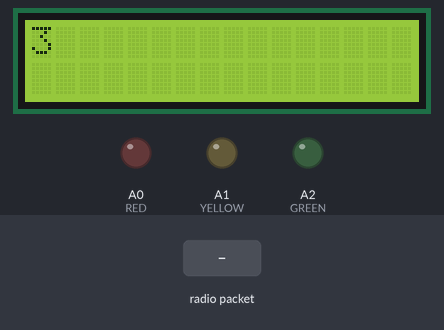
Bench run of a sketch on a simulated Arduino Uno, built with avr-gcc and run on an emulated ATmega328P. Shown: 16×2 character LCD, output pins drawn as LEDs (lit = HIGH). The inputs (shaded band) are chosen by the test bench. No radio packets arrive unless stated; pins used as bus, display or sensor lines are not drawn.

Above: at 1.1 s.
At 5.3 s:
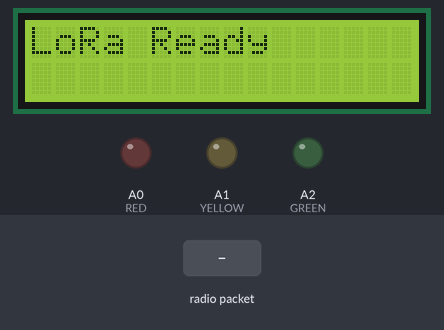
5.4 s: radio packet "1" arrives
At 6.8 s:
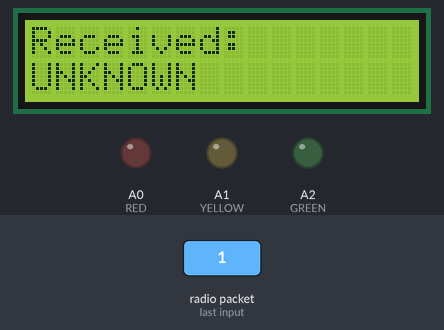
Timing chart, 0 to 8.4 s (numbered marks = the images above; inputs shaded):
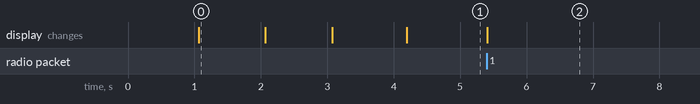

Measured:
- after the input at 5.4 s, the display: changes at once (image 2)
- what the display in image 0 shows lasts 1.0 s, from 1.1 s to 2.1 s

The sketch:

RFReceiveCommand.ino
```cpp
// Receive Command is the code for the Module attached to the car
// this will get recreated in the angel main code that will be written
#include <SPI.h>
#include <RH_RF95.h>
#include <LiquidCrystal.h>

//Set Analog Pins to output
#define RED A0
#define YELLOW A1
#define GREEN A2

// LoRa Pins
#define RFM95_CS 10
#define RFM95_RST 9
#define RFM95_INT 2
#define RF95_FREQ 915.0

// LCD Pins: RS, E, D4, D5, D6, D7
LiquidCrystal lcd(7, 6, 5, 4, 3, 8);

RH_RF95 rf95(RFM95_CS, RFM95_INT);

void setup()
{
  // Analog Pin Setup
  pinMode(RED, OUTPUT);
  pinMode(YELLOW, OUTPUT);
  pinMode(GREEN, OUTPUT);

  // LCD setup
  lcd.begin(16, 2);
  printSetup();

  // LoRa reset
  pinMode(RFM95_RST, OUTPUT);
  digitalWrite(RFM95_RST, HIGH);

  delay(100);

  digitalWrite(RFM95_RST, LOW);
  delay(10);
  digitalWrite(RFM95_RST, HIGH);
  delay(10);

  if (!rf95.init()) {
    lcd.clear();
    lcd.print("LoRa Failed");
    while (1);
  }

  if (!rf95.setFrequency(RF95_FREQ)) {
    lcd.clear();
    lcd.print("Freq Failed");
    while (1);
  }

  lcd.clear();
  lcd.print("LoRa Ready");
}

void loop()
{
  if (rf95.available())
  {
    //charMessage();
    intMessage();
  }
}

void charMessage()
{
    uint8_t buf[RH_RF95_MAX_MESSAGE_LEN];
    uint8_t len = sizeof(buf);

    if (rf95.recv(buf, &len))
    {
      buf[len] = '\0';   // Null terminate safely

      lcd.clear();
      lcd.setCursor(0,0);
      lcd.print("Received:");

      lcd.setCursor(0,1);
      lcd.print((char*)buf);
    }
}

void intMessage()
{
    uint8_t buf[RH_RF95_MAX_MESSAGE_LEN];
    uint8_t len = sizeof(buf);

    if (rf95.recv(buf, &len))
    {
      if (len == 1)   // Make sure we only received 1 byte
      {
        uint8_t receivedValue = buf[0];

        lcd.clear();
        lcd.setCursor(0,0);
        lcd.print("Received:");

        lcd.setCursor(0,1);
        lcd.print(writeColor(receivedValue));

        controlLEDs(receivedValue);
      }
    }
}

void controlLEDs(int value)
{
  digitalWrite(RED, LOW);
  digitalWrite(YELLOW, LOW);
  digitalWrite(GREEN, LOW);

  if (value == 1)
    digitalWrite(RED, HIGH);
  else if (value == 2)
    digitalWrite(YELLOW, HIGH);
  else if (value == 3)
    digitalWrite(GREEN, HIGH);
}

const char* writeColor(uint8_t value)
{
  switch(value)
  {
    case 1: return "RED";
    case 2: return "YELLOW";
    case 3: return "GREEN";
    default: return "UNKNOWN";
  }
}


void printSetup()
{
  lcd.print("Starting...");
  delay(1000);
  for (int i = 3; i>0; i--)
  {
    lcd.clear();
    lcd.print(i);
    delay(1000);
  }
}
```
